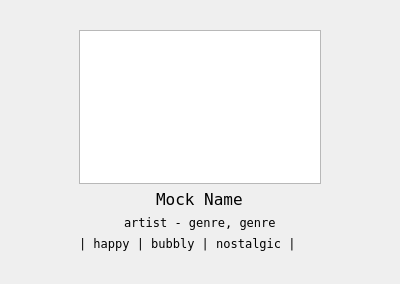
<?xml version="1.0" encoding="UTF-8"?>
<ui version="4.0">
 <class>displayReccWidget</class>
 <widget class="QWidget" name="displayReccWidget">
  <property name="geometry">
   <rect>
    <x>0</x>
    <y>0</y>
    <width>400</width>
    <height>284</height>
   </rect>
  </property>
  <property name="font">
   <font>
    <family>Terminal</family>
   </font>
  </property>
  <property name="windowTitle">
   <string>Form</string>
  </property>
  <widget class="QWidget" name="verticalLayoutWidget">
   <property name="geometry">
    <rect>
     <x>79</x>
     <y>30</y>
     <width>242</width>
     <height>221</height>
    </rect>
   </property>
   <layout class="QVBoxLayout" name="verticalLayout">
    <property name="sizeConstraint">
     <enum>QLayout::SizeConstraint::SetNoConstraint</enum>
    </property>
    <item>
     <widget class="QGraphicsView" name="image"/>
    </item>
    <item alignment="Qt::AlignmentFlag::AlignHCenter">
     <widget class="QLabel" name="name">
      <property name="font">
       <font>
        <family>Terminal</family>
        <pointsize>12</pointsize>
       </font>
      </property>
      <property name="text">
       <string>Mock Name</string>
      </property>
     </widget>
    </item>
    <item alignment="Qt::AlignmentFlag::AlignHCenter">
     <widget class="QLabel" name="artistGenres">
      <property name="text">
       <string>artist - genre, genre</string>
      </property>
     </widget>
    </item>
    <item>
     <widget class="QLabel" name="descriptors">
      <property name="text">
       <string>| happy | bubbly | nostalgic |</string>
      </property>
     </widget>
    </item>
   </layout>
  </widget>
 </widget>
 <resources/>
 <connections/>
</ui>
